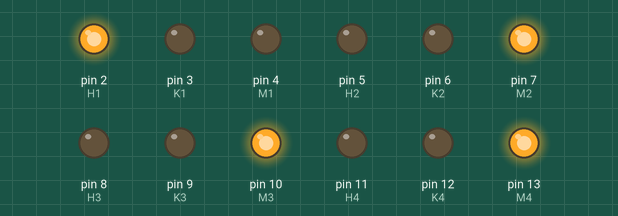
Simulated run of this sketch. Board: Arduino Uno, built with avr-gcc and run on an emulated ATmega328P. On the bench: output pins drawn as LEDs (lit = HIGH).

Above: at 0.1 s.
At 3.1 s:
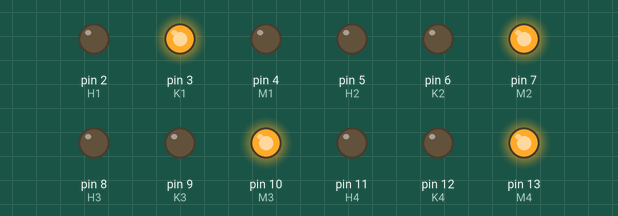
At 8.1 s:
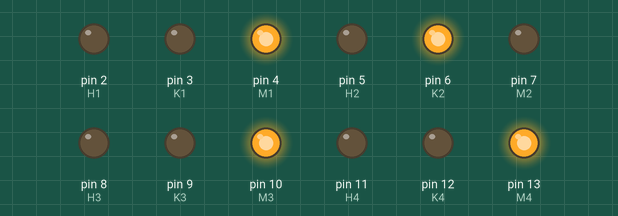
At 15.1 s:
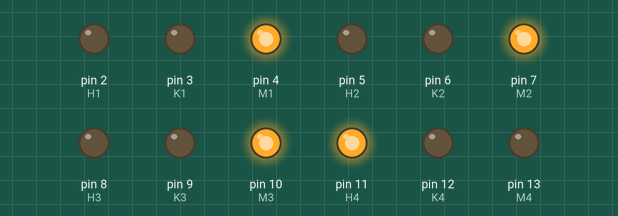
At 25.1 s:
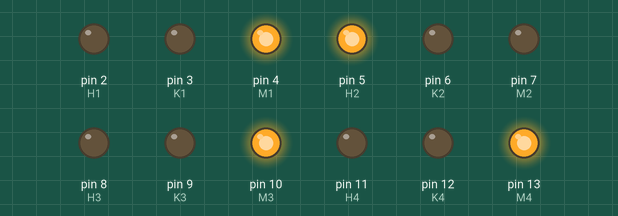
At 38.1 s:
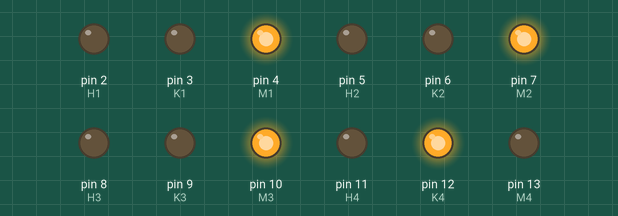
Timing chart, 0 to 39.6 s (numbered marks = the images above):
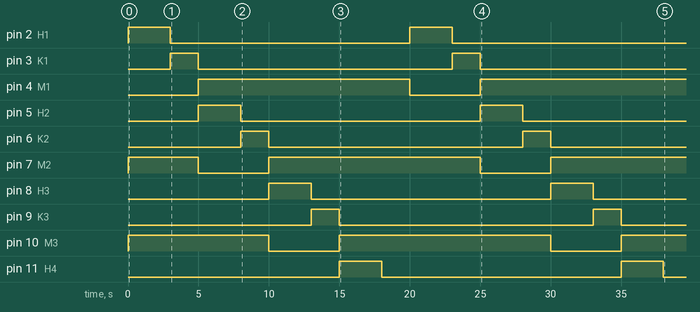

The sketch:

6-Traffic-Light-Simulator.ino
```cpp
#define H1 2
#define K1 3
#define M1 4
#define H2 5
#define K2 6
#define M2 7
#define H3 8
#define K3 9
#define M3 10
#define H4 11
#define K4 12
#define M4 13

void setup(){
 pinMode(2,OUTPUT);
 pinMode(3,OUTPUT);
 pinMode(4,OUTPUT);
 pinMode(5,OUTPUT);
 pinMode(6,OUTPUT);
 pinMode(7,OUTPUT);
 pinMode(8,OUTPUT);
 pinMode(9,OUTPUT);
 pinMode(10,OUTPUT);
 pinMode(11,OUTPUT);
 pinMode(12,OUTPUT);
 pinMode(13,OUTPUT);

}

void loop(){
   //Lampu H1,M2,M3,M4 =ON
   digitalWrite(H1,HIGH);
   digitalWrite(M2,HIGH);
   digitalWrite(M3,HIGH);
   digitalWrite(M4,HIGH);
   delay(3000);
 //Lampu K1,M2,M3,M4 =ON
   digitalWrite(H1,LOW);
   digitalWrite(K1,HIGH);
   delay(2000);
//Lampu M1,H2,M3,M4 =ON
   digitalWrite(K1,LOW);
   digitalWrite(M2,LOW);
   digitalWrite(M1,HIGH);
   digitalWrite(H2,HIGH);
   delay(3000);
//Lampu M1,K2,M3,M4 =ON
   digitalWrite(H2,LOW);
   digitalWrite(K2,HIGH);
   delay(2000);
//Lampu M1,M2,H3,M4 =ON
   digitalWrite(K2,LOW);
   digitalWrite(M2,HIGH);
   digitalWrite(M3,LOW);
   digitalWrite(H3,HIGH);
   delay(3000);
//Lampu M1,M2,K3,M4 =ON
   digitalWrite(H3,LOW);
   digitalWrite(K3,HIGH);
   delay(2000);
//Lampu M1,M2,M3,H4 =ON
   digitalWrite(K3,LOW);
   digitalWrite(M3,HIGH);
   digitalWrite(M4,LOW);
   digitalWrite(H4,HIGH);
   delay(3000);
//Lampu M1,M2,M3,K4 =ON
   digitalWrite(H4,LOW);
   digitalWrite(K4,HIGH);
   delay(2000);
   digitalWrite(K4,LOW);
   digitalWrite(M1,LOW);
}
```

Measured:
- by itself, pin 2 (H1), pin 5 (H2), pin 8 (H3), pin 11 (H4): alternates HIGH for 3.0 s and LOW for 17.0 s
- by itself, pin 3 (K1), pin 6 (K2), pin 9 (K3): alternates HIGH for 2.0 s and LOW for 18.0 s
- by itself, pin 4 (M1): LOW → HIGH at 5.0 s, → LOW 15.0 s later, → HIGH 5.0 s later
- by itself, pin 7 (M2): goes HIGH 5.0 s, LOW 5.0 s, HIGH 15.0 s, LOW 5.0 s, then HIGH
- by itself, pin 10 (M3): goes HIGH 10.0 s, LOW 5.0 s, HIGH 15.0 s, LOW 5.0 s, then HIGH
- by itself, pin 12 (K4): LOW → HIGH at 18.0 s, → LOW 2.0 s later, → HIGH 18.0 s later
- by itself, pin 13 (M4): alternates HIGH for 15.0 s and LOW for 5.0 s
